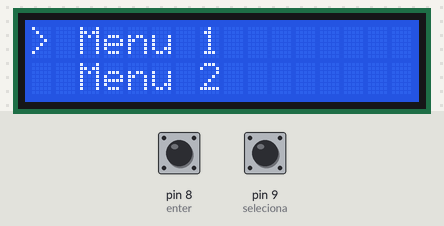
A sketch run on a simulated Arduino Uno, built with avr-gcc and run on an emulated ATmega328P. Shown: 16×2 character LCD. The inputs (shaded band) are chosen by the test bench; at power-on: pin 8 (enter) HIGH, pin 9 (seleciona) HIGH.

Above: at 1.2 s.
1.3 s: pin 8 (enter) pulled LOW for 0.15 s
At 2.0 s:
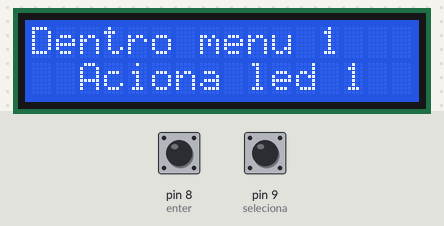
2.9 s: pin 9 (seleciona) pulled LOW for 0.15 s
At 4.2 s:
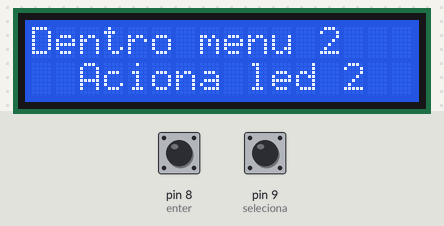
4.5 s: pin 8 (enter) pulled LOW for 1 s
At 6.7 s:
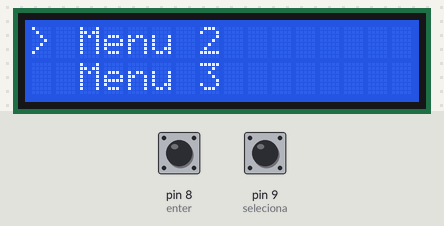
7.0 s: pin 9 (seleciona) pulled LOW for 1 s
At 8.7 s:
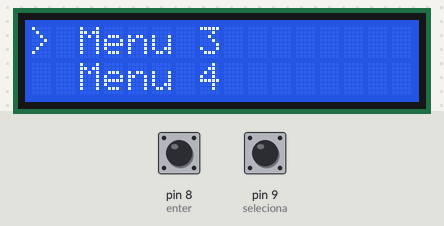
Timing chart, 0 to 10.2 s (numbered marks = the images above; inputs shaded):
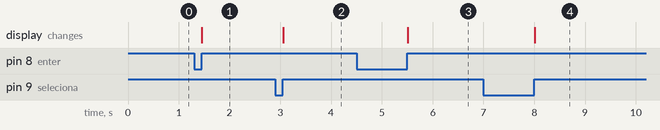

Measured:
- after the input at 1.3 s, the display: changes after 0.16 s (image 1)
- after the input at 2.9 s, the display: changes after 0.16 s (image 2)
- after the input at 4.5 s, the display: changes after 1.0 s (image 3)
- after the input at 7.0 s, the display: changes after 1.0 s (image 4)

The sketch:

LCD_MenuLista.ino
```cpp
/*

            Este programa tem a função de criar menus no LCD em formato de lista. Serão 5 menus e dois botões, um de enter e outro para selecionar os menus.

            Na simulação e na prática o circuito e o programa funcionaram perfeitamente.

*/

//Inclusão de bibliotecas
#include <LiquidCrystal.h>

// Mapeamento de hardware
LiquidCrystal disp(2,   // RS
                   3,   // E
                   4,   // D4
                   5,   // D5
                   6,   // D6
                   7);  // D7

#define   enter       8
#define   seleciona   9

// Protótipo de funções auxiliares
void leitura_Botoes();
void imprime_Display();
void entra_Menus();
void menu1();
void menu2();
void menu3();
void menu4();
void menu5();

// Variáveis auxiliares
boolean flagBE = 0,
        flagBS = 0,
        entraMenu = 0;

int menu = 0x01;

// Função de inicialização
void setup() {

    pinMode(enter, INPUT_PULLUP);
    pinMode(seleciona, INPUT_PULLUP);

    disp.begin(16,2);
    disp.clear();
} // end void setup


// Função de execução
void loop() {

    leitura_Botoes();
    if(entraMenu)
        entra_Menus();
    else
       imprime_Display();
} // end void loop


// Funções auxiliares


void leitura_Botoes(){

    if(!digitalRead(enter))   flagBE = 1;
    if(!digitalRead(seleciona))   flagBS = 1;


    if(digitalRead(seleciona) && flagBS){

        flagBS = 0;

        menu++;

        if(menu > 0x05) menu = 0x01;

        disp.clear();
    } // end if digitalRead(seleciona) && flagBS

    if(digitalRead(enter) && flagBE){

        flagBE = 0;

        entraMenu = !entraMenu;

        disp.clear();
    } // end if digitalRead(enter) && flagBE
} // end void leitura_Botoes


void imprime_Display(){

    switch(menu){

        case 0x01:
            disp.setCursor(0, 0);
            disp.print("> ");
            disp.setCursor(2, 0);
            disp.print("Menu ");
            disp.print(menu);
            disp.setCursor(2, 1);
            disp.print("Menu ");
            disp.print(menu + 1);
            break;
        case 0x02:
            disp.setCursor(0, 0);
            disp.print("> ");
            disp.setCursor(2, 0);
            disp.print("Menu ");
            disp.print(menu);
            disp.setCursor(2, 1);
            disp.print("Menu ");
            disp.print(menu + 1);
            break;
         case 0x03:
            disp.setCursor(0, 0);
            disp.print("> ");
            disp.setCursor(2, 0);
            disp.print("Menu ");
            disp.print(menu);
            disp.setCursor(2, 1);
            disp.print("Menu ");
            disp.print(menu + 1);
            break;
          case 0x04:
            disp.setCursor(0, 0);
            disp.print("> ");
            disp.setCursor(2, 0);
            disp.print("Menu ");
            disp.print(menu);
            disp.setCursor(2, 1);
            disp.print("Menu ");
            disp.print(menu + 1);
            break;
          case 0x05:
            disp.setCursor(0, 0);
            disp.print("> ");
            disp.setCursor(2, 0);
            disp.print("Menu ");
            disp.print(menu);
            disp.setCursor(2, 1);
            disp.print("Menu ");
            disp.print(1);
            break;

    } // end switch menu
} // end void imprime_Display


void entra_Menus(){

    switch(menu){

        case 0x01:
            menu1();
            break;
        case 0x02:
            menu2();
            break;
        case 0x03:
            menu3();
            break;
        case 0x04:
            menu4();
            break;
        case 0x05:
            menu5();
            break;
    } // end switch menu
} // end void entra_Menus


void menu1(){

    disp.setCursor(0, 0);
    disp.print("Dentro menu 1");
    disp.setCursor(2, 1);
    disp.print("Aciona led 1");
} // end void menu1


void menu2(){

    disp.setCursor(0, 0);
    disp.print("Dentro menu 2");
    disp.setCursor(2, 1);
    disp.print("Aciona led 2");
} // end void menu2


void menu3(){

    disp.setCursor(0, 0);
    disp.print("Dentro menu 3");
    disp.setCursor(2, 1);
    disp.print("Aciona led 3");
} // end void menu3


void menu4(){

    disp.setCursor(0, 0);
    disp.print("Dentro menu 4");
    disp.setCursor(2, 1);
    disp.print("Aciona led 4");
} // end void menu4


void menu5(){

    disp.setCursor(0, 0);
    disp.print("Dentro menu 5");
    disp.setCursor(2, 1);
    disp.print("Aciona led 5");
} // end void menu5
```
